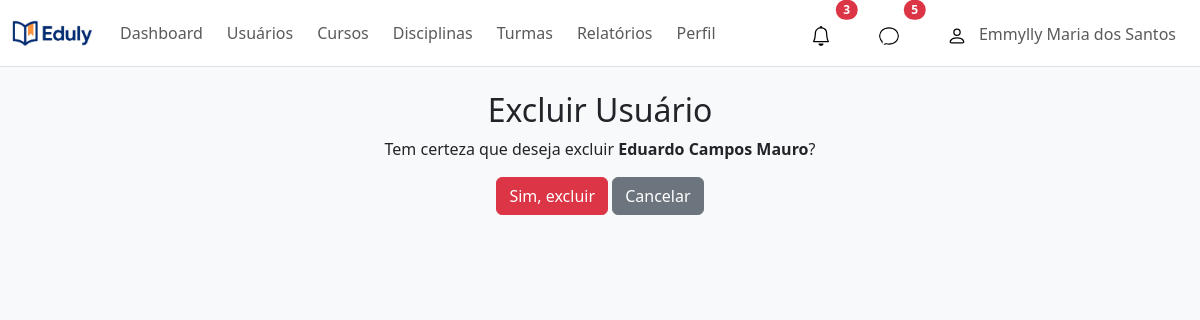
Page /usuario/excluir/3/ (signed in) on the committed database.
### apps/usuarios/models.py (models this page shows)
class Usuario(AbstractUser):
    perfil_acesso = models.CharField(max_length=20, choices=[
        ('Administrador', 'Administrador'),
        ('Professor', 'Professor'),
        ('Aluno', 'Aluno')
    ])

### apps/usuarios/views/views_perfil.py (the view)
# urls.py: path('usuario/excluir/<int:pk>/', views_perfil.excluir_usuario, name='excluir_usuario'),
@user_passes_test(is_admin, login_url="usuarios:login_eduly")
def excluir_usuario(request, pk):
    usuario = get_object_or_404(Usuario, pk=pk)
    if request.method == "POST":
        usuario.delete()
        messages.success(request, "Usuário excluído com sucesso!")
        return redirect(reverse("usuarios:gerenciar_usuarios") + f"?tipo={usuario.perfil_acesso.lower()}")
    return render(request, "autenticacao/confirmar_exclusao.html", {"usuario": usuario})

### apps/usuarios/views/views_perfil.py (called while the page is built)
def is_admin(user):
    return user.is_authenticated and user.perfil_acesso == 'Administrador'

### apps/usuarios/templates/autenticacao/confirmar_exclusao.html (shortened to what this page needs)
{% extends "base.html" %}
{% load static %}
{% block content %}
<div class="container p-4 text-center">
    <h2>Excluir Usuário</h2>
    <p>Tem certeza que deseja excluir <strong>{{ usuario.get_full_name|default:usuario.username }}</strong>?</p>
    <form method="post">
        <button type="submit" class="btn btn-danger">Sim, excluir</button>
        <a href="{% url 'usuarios:gerenciar_usuarios' %}?tipo={{ usuario.tipo }}" class="btn btn-secondary">Cancelar</a>
    </form>
</div>
{% endblock %}

### templates/navbar.html (shortened to what this page needs)
{% load static %}
<nav class="navbar navbar-expand-lg navbar-light bg-white border-bottom">
    <div class="container-fluid">
        <a class="navbar-brand" href="{% url 'usuarios:home_redirect' %}">
            <img src="{% static 'img/logoEduly.jpg' %}" alt="Logo Eduly" width="80">
        </a>
        <div class="collapse navbar-collapse" id="navbarNav">
            <ul class="navbar-nav me-auto mb-2 mb-lg-0">
                {% if request.user.perfil_acesso == "Aluno" %}
                    <li class="nav-item"><a class="nav-link" href="{% url 'usuarios:dashboard_aluno' %}">Meus Cursos</a></li>
                    <li class="nav-item"><a class="nav-link" href="#">Notas</a></li>
                    <li class="nav-item"><a class="nav-link" href="#">Frequência</a></li>
                    <li class="nav-item"><a class="nav-link" href="#">Avisos</a></li>
                    <li class="nav-item"><a class="nav-link" href="{% url 'usuarios:perfil_usuario' %}">Perfil</a></li>
                {% elif request.user.perfil_acesso == "Administrador" %}
                    <li class="nav-item"><a class="nav-link" href="{% url 'usuarios:dashboard_administrador' %}">Dashboard</a></li>
                    <li class="nav-item"><a class="nav-link" href="{% url 'usuarios:gerenciar_usuarios' %}">Usuários</a></li>
                    <li class="nav-item"><a class="nav-link" href="#">Cursos</a></li>
                    <li class="nav-item"><a class="nav-link" href="#">Disciplinas</a></li>
                    <li class="nav-item"><a class="nav-link" href="#">Turmas</a></li>
                    <li class="nav-item"><a class="nav-link" href="#">Relatórios</a></li>
                    <li class="nav-item"><a class="nav-link" href="{% url 'usuarios:perfil_usuario' %}">Perfil</a></li>
                {% endif %}
            </ul>
            <ul class="navbar-nav ms-auto d-flex align-items-center">
                <li class="nav-item me-3">
                    <a class="nav-link position-relative" href="#">
                        <img src="{% static 'img/bell.svg' %}" alt="notificacao" width="20" class="rounded-circle me-2">
                        <span class="position-absolute top-0 start-100 translate-middle badge rounded-pill bg-danger">3</span>
                    </a>
                </li>
                <li class="nav-item me-3">
                    <a class="nav-link position-relative" href="#">
                        <img src="{% static 'img/chat.svg' %}" alt="chat" width="20" class="rounded-circle me-2">
                        <span class="position-absolute top-0 start-100 translate-middle badge rounded-pill bg-danger">5</span>
                    </a>
                </li>
                <li class="nav-item dropdown">
                    <a class="nav-link position-relative" href="#">
                        <img src="{% static 'img/avatar.svg' %}" alt="Avatar" width="20" class="rounded-circle me-2">
                        <span>{{ request.user.get_full_name|default:request.user.username }}</span>
                    </a>
                </li>
            </ul>
        </div>
    </div>
</nav>

### static/css/style.css (style rules this page uses)
.navbar-nav .nav-link { color: #5a5a5a; font-weight: 500; margin: 0 0.25rem; padding: 0.5rem 1rem; }

### rows in the picture
Usuario: user.get_full_name "Emmylly Maria dos Santos"
Usuario: get_full_name "Eduardo Campos Mauro"
